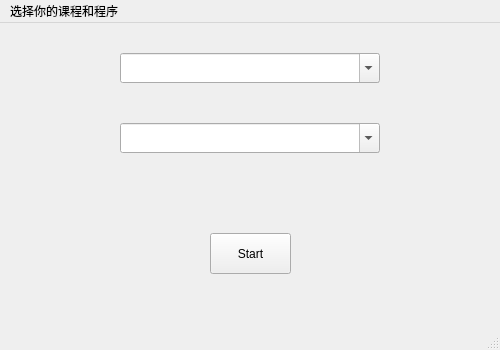
<?xml version="1.0" encoding="UTF-8"?>
<ui version="4.0">
 <class>Choose_Lesson</class>
 <widget class="QMainWindow" name="Choose_Lesson">
  <property name="geometry">
   <rect>
    <x>0</x>
    <y>0</y>
    <width>500</width>
    <height>350</height>
   </rect>
  </property>
  <property name="windowTitle">
   <string>MainWindow</string>
  </property>
  <widget class="QWidget" name="centralwidget">
   <widget class="QComboBox" name="lesson">
    <property name="geometry">
     <rect>
      <x>120</x>
      <y>30</y>
      <width>260</width>
      <height>30</height>
     </rect>
    </property>
    <property name="acceptDrops">
     <bool>false</bool>
    </property>
    <property name="editable">
     <bool>true</bool>
    </property>
   </widget>
   <widget class="QComboBox" name="program">
    <property name="geometry">
     <rect>
      <x>120</x>
      <y>100</y>
      <width>260</width>
      <height>30</height>
     </rect>
    </property>
    <property name="editable">
     <bool>true</bool>
    </property>
   </widget>
   <widget class="QPushButton" name="start">
    <property name="geometry">
     <rect>
      <x>210</x>
      <y>210</y>
      <width>81</width>
      <height>41</height>
     </rect>
    </property>
    <property name="text">
     <string>Start</string>
    </property>
   </widget>
  </widget>
  <widget class="QStatusBar" name="statusbar"/>
  <widget class="QMenuBar" name="menubar">
   <property name="geometry">
    <rect>
     <x>0</x>
     <y>0</y>
     <width>500</width>
     <height>22</height>
    </rect>
   </property>
   <widget class="QMenu" name="menu">
    <property name="title">
     <string>选择你的课程和程序</string>
    </property>
   </widget>
   <addaction name="menu"/>
  </widget>
 </widget>
 <resources/>
 <connections/>
</ui>
